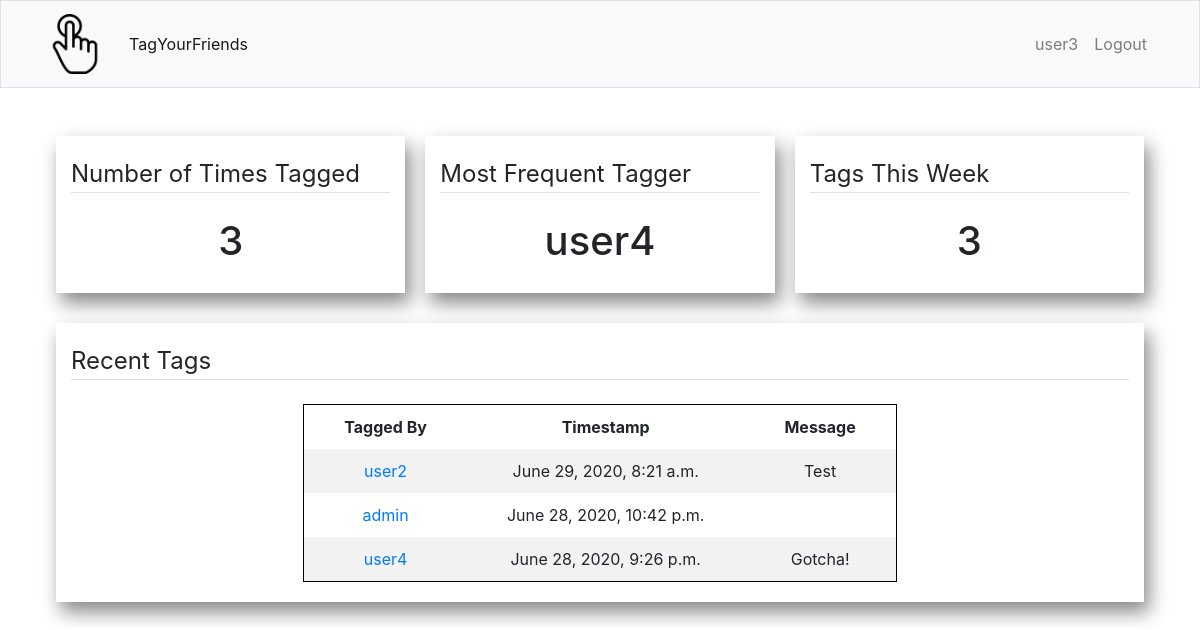
The page /user/user3 (signed in) on the database its author committed.
### tag/models.py (models this page shows, shortened)
class Tag(models.Model):
    fromTag = models.ForeignKey(User, on_delete=models.CASCADE, related_name="tags")
    toTag = models.ForeignKey(User, on_delete=models.CASCADE, related_name="taggedBy")
    message = models.CharField(max_length=256, blank=True)
    timestamp = models.DateTimeField(auto_now_add=True)

### tag/views.py (the view)
# urls.py: path("user/<str:username>", views.user, name="user")
@login_required(login_url='/login/')
def user(request, username):
    userObject = User.objects.get(username=username)
    timesTaggedObject = Tag.objects.all().values('toTag').filter(toTag=userObject).annotate(total=Count('toTag')).order_by('-total').first()
    if (timesTaggedObject is not None):
        timesTagged = timesTaggedObject['total'] or 0
    else:
        timesTagged = 0
    mostTaggedUserId = Tag.objects.all().values('fromTag').filter(toTag=userObject).annotate(total=Count('fromTag')).order_by('-total').first()
    if (mostTaggedUserId is not None):
        mostTaggedUser = User.objects.get(pk=mostTaggedUserId['fromTag'])
    else:
        mostTaggedUser = "N/A"
    time_threshold = datetime.now() - timedelta(weeks=1)
    tagsThisWeekObject = Tag.objects.all().values('toTag').filter(toTag=userObject).filter(timestamp__gt=time_threshold).annotate(total=Count('toTag')).order_by('-total').first()
    if (tagsThisWeekObject is not None):
        tagsThisWeek = tagsThisWeekObject['total'] or 0
    else:
        tagsThisWeek = 0
    tags = Tag.objects.all().filter(toTag=userObject).order_by('-timestamp')[:100]
    context = {
        'timesTagged': timesTagged,
        'mostTaggedUser': mostTaggedUser,
        'tagsThisWeek': tagsThisWeek,
        'tags': tags
    }
    return render(request, "tag/user.html", context)

### tag/templates/tag/user.html (shortened to what this page needs)
{% extends "tag/layout.html" %}
{% block content %}
<div class="container">
    <div class="row">
        <div class="col-md container card-container">
            <legend class="border-bottom mb-4">Number of Times Tagged</legend>
            <h1 style="text-align: center;">{{ timesTagged }}</h1>
        </div>
        <div class="col-md container card-container">
            <legend class="border-bottom mb-4">Most Frequent Tagger</legend>
            <h1 style="text-align: center;">{{ mostTaggedUser }}</h1>
        </div>
        <div class="col-md container card-container">
            <legend class="border-bottom mb-4">Tags This Week</legend>
            <h1 style="text-align: center;">{{ tagsThisWeek }}</h1>
        </div>
    </div>
    <div class="row">
        <div class="col-lg container card-container">
            <legend class="border-bottom mb-4">Recent Tags</legend>
            <div class="row">
                <div class="col">
                    {% if tags %}
                        <table id="tagsTable">
                            <tr>
                                <th>Tagged By</th>
                                <th>Timestamp</th>
                                <th>Message</th>
                            </tr>
                            {% for tag in tags %}
                            <tr>
                                <td><a href="{% url 'user' username=tag.fromTag %}">{{ tag.fromTag }}</a></td>
                                <td>{{ tag.timestamp }}</td>
                                <td>{{ tag.message }} </td>
                            </tr>
                            {% endfor %}
                        </table>
                    {% else %}
                        <p>No tags yet! Tag one of your friends to get things started!</p>
                    {% endif %}
                </div>
            </div>
        </div>
    </div>
</div>
{% endblock %}

### tag/templates/tag/layout.html (shortened to what this page needs)
{% load static %}
<!DOCTYPE html>
<html lang="en">
    <head>
        <link rel="stylesheet" href="https://stackpath.bootstrapcdn.com/bootstrap/4.5.0/css/bootstrap.min.css"
>
        <link rel="stylesheet" href="{% static 'style.css' %}">
    </head>
    <body>
        <nav class="navbar navbar-expand-lg navbar-light bg-light border navbar-fixed-top">
            <div class="container">
                <a class="navbar-brand" href="{% url 'index' %}">
                    <img src="{% static 'tagLogo.png' %}" width="60" height="60" alt="TagYourFriends">
                </a>
                <div class="collapse navbar-collapse" id="navbarNavDropdown">
                {% if user.is_authenticated %}
                    <ul class="navbar-nav">
                    <li class="nav-item active">
                        <a class="nav-link" href="{% url 'index' %}">TagYourFriends</a>
                    </li>
                    </ul>
                    <ul class="navbar-nav ml-auto">
                        <li class="nav-item"><a class="nav-link" href="{% url 'user' username=user.username %}">{{ user.username }}</a></li>
                        <li class="nav-item"><a class="nav-link" href="{% url 'logout' %}">Logout</a></li>
                    </ul>
                {% else %}
                    <ul class="navbar-nav ml-auto">
                        <li class="nav-item"><a class="nav-link" href="{% url 'register' %}">Register</a></li>
                        <li id="login_btn" class="nav-item"><a class="nav-link" href="{% url 'login' %}">Login</a></li>
                    </ul>
                {% endif %}
                </div>
            </div>
        </nav>
    </body>
    <main class="container p-3">
        {% block content %}{% endblock %}
    </main>
</html>

### tag/static/style.css (style rules this page uses)
body { padding-top: 100px; }
main { overflow-x: auto; }
table { border-collapse: collapse; border: 1px solid black; width: 100%; }
td,th { padding: 10px; padding-left: 40px; padding-right: 40px; text-align: center; }
tr:nth-child(even) { background-color: #f2f2f2; }
tr:nth-child(odd) { background-color: #FFF; }
.navbar { position: fixed; top: 0; width: 100%; z-index: 1; }
.card-container { display: flex; flex-direction: row; flex-wrap: wrap; justify-content: space-around; align-items: baseline; background-color: #FFF; margin: 10px; margin-top: 20px; padding-bottom: 20px; padding-top: 20px; box-shadow: 5px 10px 18px #888888; }

### rows shown on the page
Tag: fromTag "user2", timestamp "June 29, 2020, 8:21 a.m.", message "Test"
Tag: fromTag "admin", timestamp "June 28, 2020, 10:42 p.m."
Tag: fromTag "user4", timestamp "June 28, 2020, 9:26 p.m.", message "Gotcha!"

### other values the page prints
{{ user.username }} "user3"
{{ timesTagged }} "3"
{{ mostTaggedUser }} "user4"
{{ tagsThisWeek }} "3"
